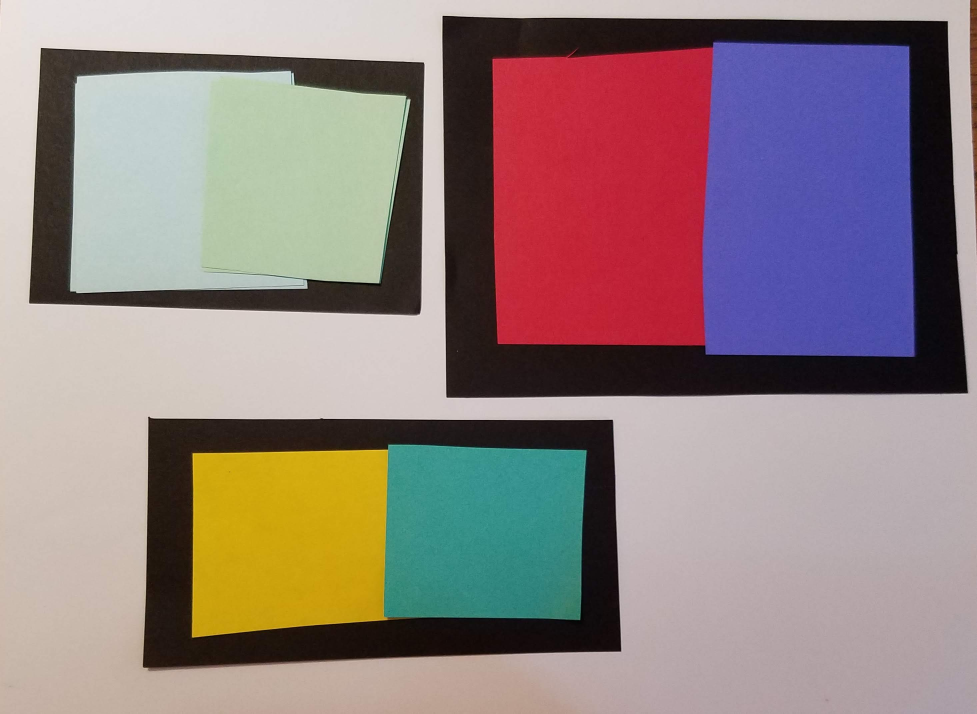
#> input picture paper_blocks2.jpg, 2931 x 2140 px (shown at 1/3 size)
$ python contours2.py   (older library calls are emulated)
#> lines starting #> are read from the running program, lines starting #| are printed output that depends on the picture; after the words box and inside, x2 and y2 are one past the last pixel; in counts of white or black regions, pixels touching at a corner belong together
import cv2, numpy as np
import imutils

RED = 0
RED1 = 1
YELLOW = 2
GREEN = 3
AQUA = 4 #light blue
BLUE = 5 #dark blue
PURPLE = 6
BLACK = 7


"""

[
(RED, GREEN),	#Example block
(BLUE, YELLOW)  #Example block 2
]

"""
colors = [RED, RED1, YELLOW, GREEN, AQUA, BLUE, PURPLE]
color_names = ["RED", "RED", "YELLOW", "GREEN", "AQUA", "BLUE", "PURPLE"]

"""COLOR RANGES (HSV):"""

#TODO: lower red 1 include too much black
value = 100
lower_red1 = np.array([0,0,value])
upper_red1 = np.array([15,255,255])

lower_red2 = np.array([166,0,value])
upper_red2 = np.array([180,255,255])

lower_yellow = np.array([16,0,value])
upper_yellow = np.array([45,255,255])

lower_green = np.array([46,0,value])
upper_green = np.array([75,255,255])

lower_aqua = np.array([76,0,value])
upper_aqua = np.array([105,255,255])

lower_blue = np.array([106,0,value])
upper_blue = np.array([135,255,255])

lower_purple = np.array([136,0,value])
upper_purple = np.array([165,255,255])

#lower_black = np.array([0, 0, 0])
#upper_black = np.array([180, 255, value])


color_ranges = [
	(lower_red1, upper_red1),	#INDEX 0 = RED
	(lower_red2, upper_red2), 	#INDEX 1 = RED (two different ranges for red)
	(lower_yellow, upper_yellow), #INDEX 2 = YELLOW
	(lower_green, upper_green),	#INDEX 3 = GREEN
	(lower_aqua, upper_aqua),	#INDEX 4 = AQUA
	(lower_blue, upper_blue),	#INDEX 5 = BLUE
	(lower_purple, upper_purple),#INDEX 6 = PURPLE
	#(lower_black, upper_black)	#INDEX 7 = BLACK
]

def removeExtraContours(contours):
	contours = sorted(contours, key = cv2.contourArea, reverse=True) #sort contours by greatest to least area
	max_area = cv2.contourArea(max(contours, key = cv2.contourArea))

	num_valid_contours = 0
	for contour in contours:	#for each contour (each suspected block)
	#if the are contained by the contour is of reasonable size (not an erroneous detection)
		area = cv2.contourArea(contour)

		if (area > max_area * 0.1):	#accept anything larger than 10% of the max block size (TODO: THIS MIGHT CAUSE ISSUES)
			num_valid_contours += 1

	return contours[0:num_valid_contours]

def printColorList(colorList):
	for color in colorList:
		print (color_names[color])


img = cv2.imread('paper_blocks2.jpg')	#open image
#> img is the input picture: shape (2140, 2931, 3); mean B, G, R 128, 129.1, 146.5
img_color = imutils.resize(img, width=600)	#resize image
img_gray = cv2.cvtColor(img_color, cv2.COLOR_BGR2GRAY) #convert image to grayscale
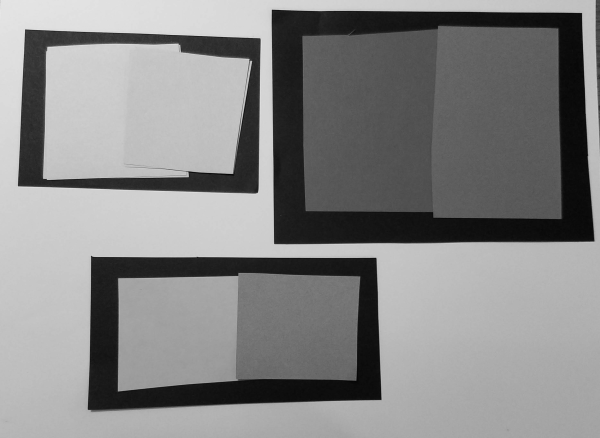
#> img_gray: shape (438, 600); min 5, max 231, mean 134.2

#locate any black in the image - make anything below the threshold white, and anything above black (black should turn white)
thresh_val = 90
#ret, thresh = cv2.threshold(img_gray, thresh_val, 255, cv2.THRESH_BINARY_INV)
blocksize = 101
constant = 40
thresh = cv2.adaptiveThreshold(img_gray, 255, cv2.ADAPTIVE_THRESH_GAUSSIAN_C, cv2.THRESH_BINARY, blocksize, constant)
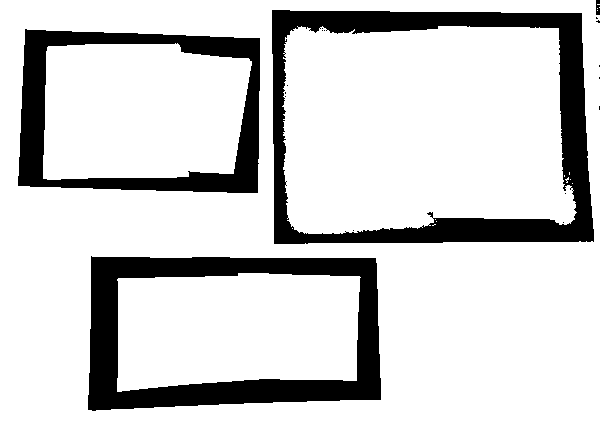
#> thresh: shape (438, 600); 82.5% white; 18 black regions (14 under 20 px)


#Find the black outline around each block
image, contours, hierarchy = cv2.findContours(thresh, cv2.RETR_TREE, cv2.CHAIN_APPROX_SIMPLE)
#> contours = 40 contours, 32 with area under 20; largest, box (x1, y1, x2, y2) and area: (0, 0, 600, 438) 261686, (271, 9, 595, 245) 72914, (282, 26, 577, 234) 53980, (87, 255, 382, 412) 42776, (17, 28, 261, 194) 37462, (117, 273, 361, 392) 25396, (43, 43, 252, 180) 25240, (426, 211, 434, 219) 30

#Destroy any contours that are below a certain threshold (to get rid of false outlines)
contours = removeExtraContours(contours)
#> in removeExtraContours, `max_area = cv2.contourArea(max(contours, key = cv2.contourArea))`: max_area = 261686
#> the loop in removeExtraContours, `for contour in contours:` made 40 passes
#> area on passes 1 to 8: 261686, 72914.5, 53979.5, 42776, 37461.5, 25395.5, 25240.5, 29.5
#> after the loop in removeExtraContours, `for contour in contours:`: num_valid_contours = 5
#> contours = 5 contours; box (x1, y1, x2, y2) and area: (0, 0, 600, 438) 261686, (271, 9, 595, 245) 72914, (282, 26, 577, 234) 53980, (87, 255, 382, 412) 42776, (17, 28, 261, 194) 37462
#check if biggest contour is just the entire image
x,y,width,height=cv2.boundingRect(contours[0])
#> x = 0; y = 0; width = 600; height = 438
print (width, img_color.shape[1])
#| 600 600
if(width == img_color.shape[1]):
	contours = contours[1:]
#> contours = 4 contours; box (x1, y1, x2, y2) and area: (271, 9, 595, 245) 72914, (282, 26, 577, 234) 53980, (87, 255, 382, 412) 42776, (17, 28, 261, 194) 37462

#display contours overlayed on image (for testing)
drawn = cv2.drawContours(img_color.copy(), contours, -1, (0, 255, 0), 3)
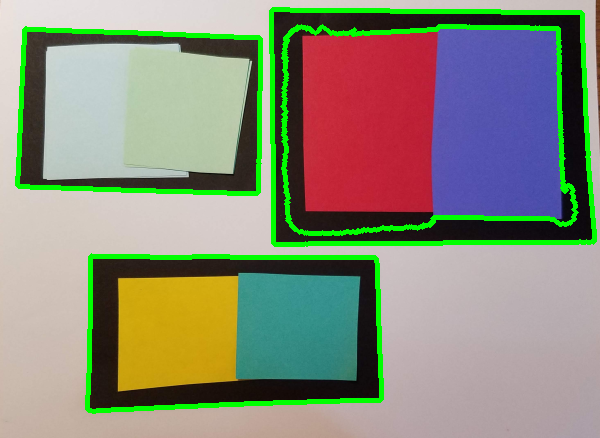
#> drawn: shape (438, 600, 3); mean B, G, R 120.8, 140.2, 138.7


cv2.imshow('test', np.hstack([drawn]))
cv2.waitKey()


#blank function for trackbar
def nothing(x):
	pass

cv2.namedWindow("controls")
cv2.createTrackbar('index', 'controls', 0, len(contours)-1, nothing)


while True:

	contourIndex = cv2.getTrackbarPos('index', 'controls')


	x, y, width, height = cv2.boundingRect(contours[contourIndex])
#> x = 271; y = 9; width = 324; height = 236


	block_region = img_color[y:(y+height), x:(x+width)]; #crop the image to the rectangle of that contour
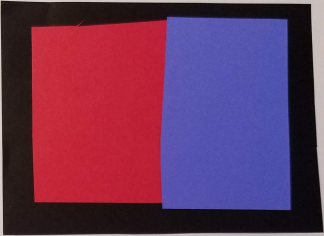
#> block_region: shape (236, 324, 3); mean B, G, R 88.6, 53.1, 104.3

	#Find block by identifying the black border. Then, crop to that block so we can look only at that block.
	#Then, identify what colors are contained by that block.

	#List of colors. For each color, filter (inRange) for that color and calculate the area. Large area --> contains that color.
	color_areas = [0] * len(colors) #initialize a list of 0s for each color

	h = cv2.getTrackbarPos('h', 'controls')
	s = cv2.getTrackbarPos('s', 'controls')
	v = cv2.getTrackbarPos('v', 'controls')
	range = 10

	block_region_hsv = cv2.cvtColor(block_region, cv2.COLOR_BGR2HSV)
#> block_region_hsv: shape (236, 324, 3); mean H, S, V 124, 137.2, 133.2


	for color in colors: #for each color
		mask = cv2.inRange(block_region_hsv, color_ranges[color][0], color_ranges[color][1]) #mask out everything other than that color
		color_region = cv2.bitwise_and(block_region, block_region, mask=mask)
		color_region = cv2.cvtColor(color_region, cv2.COLOR_BGR2GRAY)
		ret, color_region = cv2.threshold(color_region, 10, 255, cv2.THRESH_BINARY)

		i, color_contours, h = cv2.findContours(color_region, cv2.RETR_TREE, cv2.CHAIN_APPROX_SIMPLE) #find the contour around that color

		#determine the area of that color
		if len(color_contours) == 0:
			color_areas[color] = 0
		else:
			color_contour_max_area = max(color_contours, key = cv2.contourArea)
			color_areas[color] = cv2.contourArea(color_contour_max_area)
#> this loop made 7 passes
#> color_contours on passes 3, 7: 15 contours, all with area under 20, 17 contours, all with area under 20
#> h on pass 6: [[-1, -1, -1, -1]]
#> pass 1, `color_region = cv2.bitwise_and(block_region, block_region, mask=mask)`:
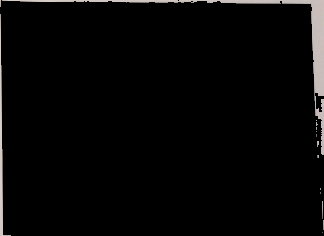
#> color_region: shape (236, 324, 3); mean B, G, R 6.3, 6.4, 6.7
#> pass 2, `mask = cv2.inRange(block_region_hsv, color_ranges[color][0], color_ran..`:
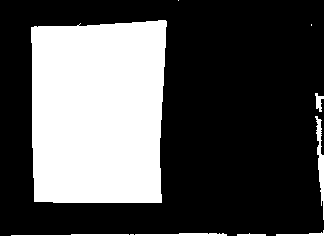
#> mask: shape (236, 324); 31.9% white; 8 white regions (2 under 20 px), largest, box (x1, y1, x2, y2) and area: (31, 20, 167, 203) 23287, (11, 233, 227, 236) 410, (315, 116, 324, 220) 392, (276, 230, 324, 236) 115, (315, 93, 324, 112) 93, (237, 233, 266, 236) 59
#> after the loop:
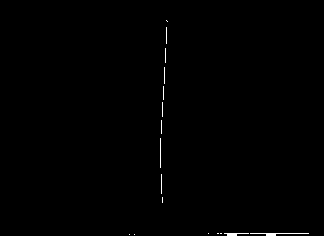
#> color_region: shape (236, 324); 0.37% white in thin lines or dots, all inside (x1, y1, x2, y2) = (129, 20, 309, 236)
#> after the loop, color_areas = [1602.5, 22975.5, 9.5, 0, 0, 23696.5, 19]


	colors_in_region = []

	print("\nColor areas:")
	total_region_area = width*height
#> total_region_area = 76464
	for color in colors:
		color_percentage = round(color_areas[color] / total_region_area * 100, 2)
		print (color_names[color] + ": " + str(color_percentage) + "%")

		if color_percentage > 15:
			colors_in_region.append(color)
#> this loop made 7 passes
#> color_percentage on passes 1 to 7: 2.1, 30.05, 0.01, 0, 0, 30.99, 0.02
#| RED: 2.1%
#| RED: 30.05%
#| YELLOW: 0.01%
#| GREEN: 0.0%
#| AQUA: 0.0%
#| BLUE: 30.99%
#| PURPLE: 0.02%
#> after the loop, colors_in_region = [1, 5]


	print("Colors in region:")
	printColorList(colors_in_region)
#> the loop in printColorList, `for color in colorList:` made 2 passes
#> color on pass 2: 5
#| RED
#| BLUE


	cv2.imshow("result", np.hstack([block_region]))

	if cv2.waitKey(1) & 0xFF==ord('q'):
#> (key q is pressed here)
		break


#cv2.waitKey(0)
cv2.destroyAllWindows()


"""
This gets the contours. But there are two many (two per border).
Need to make it one per border. Or at least just look at the one with greater area (!)
Then, determine the coordinates of it and mask the image to just that region.

get the average color of that region
"""
